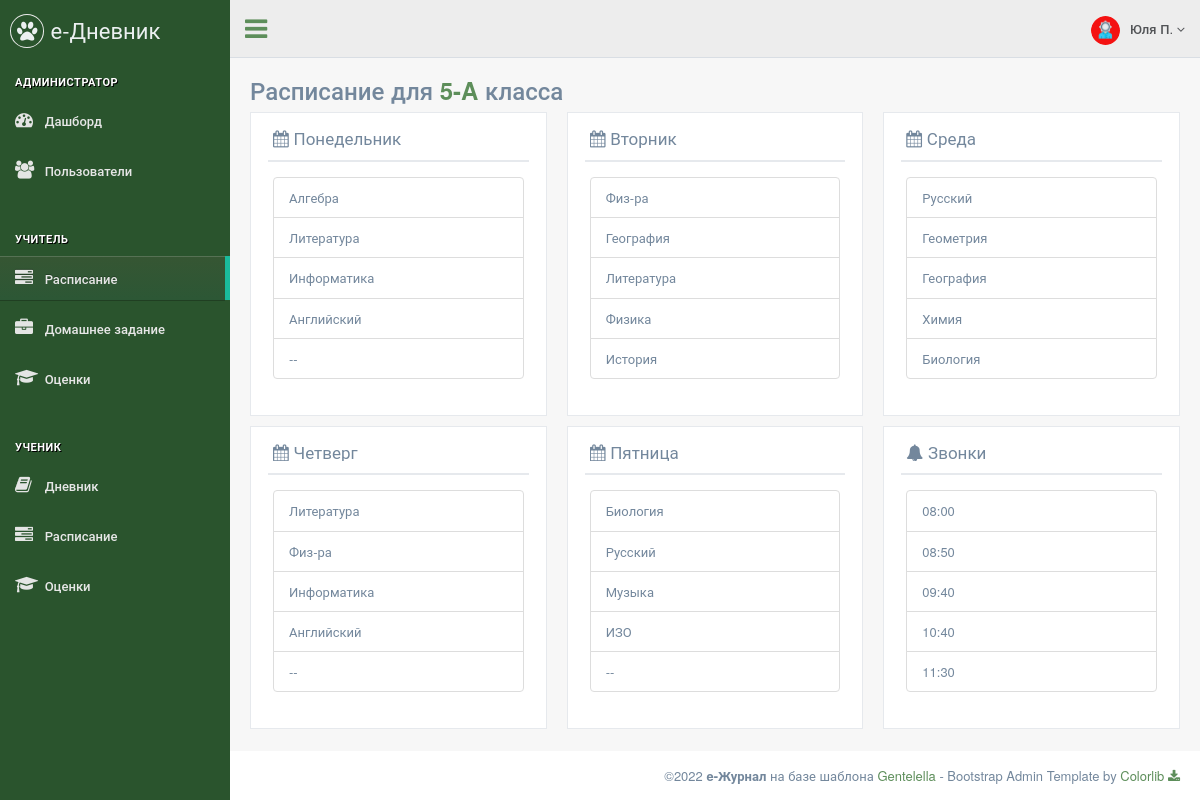
Page /teacher/schedule (signed in) on the committed database.
### data/menu.py (models this page shows)
class Menu(ORMBase):
    __tablename__ = 'menu'
    id = Column(Integer, primary_key=True, autoincrement=True, unique=True)
    name = Column(String, nullable=True)
    section = Column(String, nullable=True)
    title = Column(String, nullable=True)
    icon = Column(String, nullable=True)
    ref = Column(String, nullable=True)
    roles = Column(String, nullable=True)
    order = Column(Integer, nullable=True)

### data/users.py (models this page shows)
class Users(ORMBase, UserMixin):
    __tablename__ = 'users'
    __json_exclude__ = set(["password"])
    id = Column(Integer, primary_key=True, autoincrement=True, unique=True)
    name = Column(String, nullable=True)
    surname = Column(String, nullable=True)
    otchestvo = Column(String, nullable=True)
    login = Column(String, nullable=True)
    password = Column(String, nullable=True)
    role = Column(String, nullable=True)
    class_id = Column(Integer, ForeignKey('classes.cl_id'), nullable=True)
    active = Column(Integer, nullable=True)

### data/classes.py (models this page shows)
class Classes(ORMBase):
    __tablename__ = 'classes'
    cl_id = Column(Integer, primary_key=True, autoincrement=True, unique=True)
    number = Column(Integer, nullable=True)
    letter = Column(String, nullable=True)
    schedule = Column(Text, nullable=True)
    time_schedule = Column(Text, nullable=True)

### main.py (the view)
@app.route('/teacher/schedule')
def teacher_schedule():
    clas = session.query(Classes).filter(Classes.cl_id == current_user.class_id).first()
    sch = loads(session.query(Classes).filter(Classes.cl_id == current_user.class_id).first().schedule)
    days = {'Понедельник': [x for x in sch['mon']],
            'Вторник': [x for x in sch['tue']],
            'Среда': [x for x in sch['wed']],
            'Четверг': [x for x in sch['thu']],
            'Пятница': [x for x in sch['fri']]
            }
    rngs = loads(session.query(Classes).filter(Classes.cl_id == current_user.class_id).first().time_schedule)
    times = rngs['day']
    return render_page(['admin', 'teacher'], '/teacher/schedule', 'teacher_schedule.html', days=days, times=times, clas=clas)

### main.py (called while the page is built)
@login_manager.user_loader
def load_user(user_id):
    return session.query(Users).get(user_id)

def get_menu(role):
    items = session.query(Menu).filter(Menu.roles.ilike(f'%{role}%')).all()
    menu = dict()
    section = ""
    for item in items:
        if item.section:
            arr = menu.get(section)
            arr.append(item)
            menu[section] = arr
        else:
            section = item.title
            menu[section] = []
    return menu

def render_page(roles, ref, template, **context):
    if not login_fresh():
        return render_403()
    else:
        if current_user.role in roles:
            menu = get_menu(current_user.role)
            if not context:
                context = dict()
            context["menu"] = menu
            context["ref"] = ref
            context["role"] = current_user.role
            context["username"] = f"{current_user.name} {current_user.surname[0]}."
            return render_template(template, **context)
        else:
            return render_403()

### templates/teacher_schedule.html (shortened to what this page needs)
{% extends "page_base.html" %}
{% block content %}
<div class="">
    <div class="page-title">
        <div class="title_left">
            <h3>Расписание для <b><span style="color: #5d8e5a;">{{ clas.number }}-{{ clas.letter }}</span></b> класса</h3>
        </div>
        <div class="clearfix"></div>
        <div class="row">
            {% for day in days.keys() %}
            <div class="col-xxl-2 col-lg-4 col-sm-6">
                <div class="x_panel">
                    <div class="x_title">
                        <h2><i class="fa fa-calendar"></i> {{ day }}</h2>
                        <div class="clearfix"></div>
                    </div>
                    <div class="x_content">
                        <ul class="list-group">
                            {% for i in range(5) %}
                                {% if days[day][i] %}
                                    <li class="list-group-item">{{days[day][i]}}</li>
                                {% else %}
                                    <li class="list-group-item">--</li>
                                {% endif %}
                            {% endfor %}
                        </ul>
                    </div>
                </div>
            </div>
            {% endfor %}
            <div class="col-xxl-2 col-lg-4 col-sm-6">
                <div class="x_panel">
                    <div class="x_title">
                        <h2><i class="fa fa-bell"></i> Звонки</h2>
                        <div class="clearfix"></div>
                    </div>
                    <div class="x_content">
                        <ul class="list-group">
                            {% for time in times %}
                            <li class="list-group-item">{{ time }}</li>
                            {% endfor %}
                        </ul>
                    </div>
                </div>
            </div>
        </div>
    </div>
</div>
{% endblock %}

### templates/page_base.html (shortened to what this page needs)
<!DOCTYPE html>
<html lang="en">
  <head>
    <link href="/static/vendors/bootstrap/css/bootstrap.min.css" rel="stylesheet">
    <link href="/static/vendors/font-awesome/css/font-awesome.min.css" rel="stylesheet">
    <link href="/static/vendors/nprogress/nprogress.css" rel="stylesheet">
    <link href="/static/vendors/animate.css/animate.min.css" rel="stylesheet">
    <link href="/static/vendors/datatables.net-bs/css/dataTables.bootstrap.min.css" rel="stylesheet">
    <link href="/static/vendors/datatables.net-buttons-bs/css/buttons.bootstrap.min.css" rel="stylesheet">
    <link href="/static/vendors/datatables.net-fixedheader-bs/css/fixedHeader.bootstrap.min.css" rel="stylesheet">
    <link href="/static/vendors/datatables.net-responsive-bs/css/responsive.bootstrap.min.css" rel="stylesheet">
    <link href="/static/vendors/datatables.net-scroller-bs/css/scroller.bootstrap.min.css" rel="stylesheet">
    <link href="/static/vendors/switchery/switchery.css" rel="stylesheet">
    <link href="/static/css/custom.css" rel="stylesheet">
  </head>
  <body class="nav-md">
    <div class="container body">
      <div class="main_container">
        <div class="col-md-3 left_col">
          <div class="left_col scroll-view">
            <div class="navbar nav_title" style="border: 0;">
              <a href="index.html" class="site_title"><i class="fa fa-paw"></i> <span>е-Дневник</span></a>
            </div>
            <br />
            <div id="sidebar-menu" class="main_menu_side hidden-print main_menu">
              {% for section in menu.keys() %}
                <div class="menu_section">
                  <h3>{{ section }}</h3>
                  <ul class="nav side-menu">
                    {% for item in menu.get(section) %}
                      {% if item.ref == ref %}
                        <li class="active"><a href="{{ item.ref }}"><i class="{{ item.icon }}"></i> {{ item.title }}</a></li>
                      {% else %}
                        <li><a href="{{ item.ref }}"><i class="{{ item.icon }}"></i> {{ item.title }}</a></li>
                      {% endif %}
                    {% endfor %}
                  </ul>
                </div>
              {% endfor %}
            </div>
          </div>
        </div>
        <div class="top_nav">
          <div class="nav_menu">
            <nav>
              <div class="nav toggle">
                <a id="menu_toggle"><i class="fa fa-bars"></i></a>
              </div>
              <ul class="nav navbar-nav navbar-right">
                <li class="">
                  <a href="javascript:;" class="user-profile dropdown-toggle" data-toggle="dropdown" aria-expanded="false">
                    <img src="/static/images/{{ role }}.png" alt="">{{ username }}
                    <span class=" fa fa-angle-down"></span>
                  </a>
                </li>
              </ul>
            </nav>
          </div>
        </div>
        <div id="page-content" class="right_col" role="main">
          {% block content %}{% endblock %}
        </div>
        <footer>
          <div class="pull-right">
            ©2022 <b>e-Журнал</b> на базе шаблона <a href="https://colorlib.com/polygon/gentelella/index.html">Gentelella</a> - Bootstrap Admin Template by <a href="https://github.com/ColorlibHQ/gentelella">Colorlib <i class="fa fa-download"></i></a>
          </div>
          <div class="clearfix"></div>
        </footer>
      </div>
    </div>
  </body>
</html>

### rows in the picture
Menu: title "АДМИНИСТРАТОР"
Menu: title "Дашборд"
Menu: title "Пользователи"
Menu: title "УЧИТЕЛЬ"
Menu: title "Расписание"
Menu: title "Домашнее задание"
Menu: title "Оценки"
Menu: title "УЧЕНИК"
Menu: title "Дневник"
Menu: title "Расписание"
Menu: title "Оценки"
Users: role (picture)
Classes: number "5", letter "A"

### other values in the picture
{{ username }} "Юля П."
{{ day }} "Понедельник" "Вторник" "Среда" "Четверг" "Пятница"
{{ days[day][i] }} "Алгебра" "Литература" "Информатика" "Английский" "Физ-ра" "География" "Литература" "Физика" "История" "Русский" "Геометрия" "География" "Химия" "Биология" "Литература" "Физ-ра" "Информатика" "Английский" "Биология" "Русский" "Музыка" "ИЗО"
{{ time }} "08:00" "08:50" "09:40" "10:40" "11:30"
